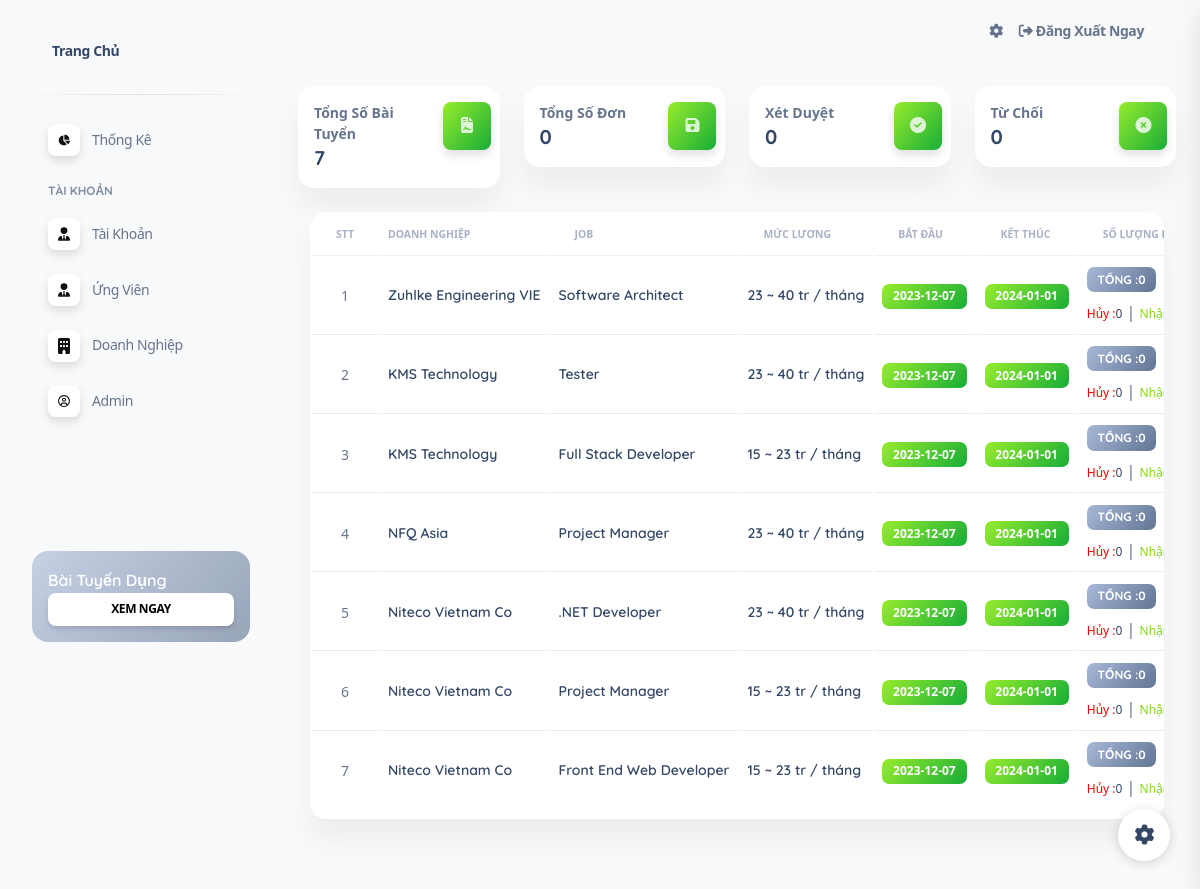
/index.php?act=listrecr (signed in), run on the app's committed database.
### tables this page shows
CREATE TABLE `recr` (
  `id` int(10) NOT NULL,
  `idcorp` int(10) NOT NULL,
  `job` varchar(255) NOT NULL,
  `exp` varchar(255) NOT NULL,
  `level` varchar(255) NOT NULL,
  `salary` varchar(255) NOT NULL,
  `progLang` varchar(255) NOT NULL,
  `type` varchar(255) NOT NULL,
  `description` text NOT NULL,
  `start` date NOT NULL,
  `end` date NOT NULL,
  `request` text NOT NULL
);

CREATE TABLE `user` (
  `id` int(10) NOT NULL,
  `username` varchar(255) NOT NULL,
  `pass` varchar(255) NOT NULL,
  `name` varchar(255) NOT NULL,
  `email` varchar(255) NOT NULL,
  `phone` varchar(13) NOT NULL,
  `address` varchar(255) NOT NULL,
  `role` int(2) NOT NULL
);

### index.php (called while the page is built)
<?php
include 'controller/controller.php';

### model/pdo.php (called while the page is built, shortened)
<?php
function pdo_get_connection(){
    $servername = "localhost";
    $username = "root";
    $password = "";
    try {
        $conn = new PDO("mysql:host=$servername;dbname=duan1", $username, $password);
        $conn->setAttribute(PDO::ATTR_ERRMODE, PDO::ERRMODE_EXCEPTION);
        return $conn;
    } catch(PDOException $e) {
        echo "Connection failed: " . $e->getMessage();
    }
}
function pdo_query($sql){
    $sql_args=array_slice(func_get_args(),1);
    try{
        $conn=pdo_get_connection();
        $stmt=$conn->prepare($sql);
        $stmt->execute($sql_args);
        $rows=$stmt->fetchAll();
        return $rows;
    }
    catch(PDOException $e){
        throw $e;
    }
    finally{
        unset($conn);
    }
}
function pdo_query_one($sql){
    $sql_args=array_slice(func_get_args(),1);
    try{
        $conn=pdo_get_connection();
        $stmt=$conn->prepare($sql);
        $stmt->execute($sql_args);
        $row=$stmt->fetch(PDO::FETCH_ASSOC);
        return $row;
    }
    catch(PDOException $e){
        throw $e;
    }
    finally{
        unset($conn);
    }
}

### model/admin.php (called while the page is built, shortened)
<?php
function list_recr($id, $name, $job, $salary, $start, $end)
{
    $sql = "SELECT recr.*, user.id AS userId, user.name AS userName, user.role, corp.iduser
            FROM recr
            INNER JOIN corp ON recr.idcorp = corp.id
            INNER JOIN user ON corp.iduser = user.id
            WHERE 1 ";
    $sql .= $id !== '' ? " AND recr.id LIKE '%" . $id . "%' " : "";
    $sql .= $name !== '' ? " AND user.name LIKE '%" . $name . "%' " : "";
    $sql .= $job !== '' ? " AND recr.job LIKE '%" . $job . "%' " : "";
    $sql .= $salary !== '' ? " AND recr.salary LIKE '%" . $salary . "%' " : "";
    $sql .= $start !== '' ? " AND recr.start LIKE '%" . $start . "%' " : "";
    $sql .= $end !== '' ? " AND recr.end LIKE '%" . $end . "%' " : "";
    $sql .= " ORDER BY recr.id DESC";
    return pdo_query($sql);
}
function countRecr()
{
    $sql = "SELECT COUNT(id) as total FROM recr";
    $result = pdo_query_one($sql);
    return $result['total'];
}
function countIn4()
{
    $sql = "SELECT COUNT(id) as total FROM info";
    $result = pdo_query_one($sql);
    return $result['total'];
}
function countInfo($idrec)
{
    $sql = "SELECT COUNT(*) as count FROM info WHERE idrec = ?";
    return pdo_query_one($sql, $idrec)['count'];
}
function countstatus($idrec, $status)
{
    $sql = "SELECT COUNT(*) as countstatus FROM info WHERE idrec = ? AND status = ?";
    $result = pdo_query_one($sql, $idrec, $status);
    return $result['countstatus'];
}
function status( $status)
{
    $sql = "SELECT COUNT(*) as countstatus FROM info WHERE status = ?";
    $result = pdo_query_one($sql, $status);
    return $result['countstatus'];
}

### view/admin/listRecr.php (the view, shortened to what this page needs)
<div class="container-fluid py-4">
    <div class="row">
        <div class="col-xl-3 col-sm-6 mb-xl-0 mb-4">
            <div class="card">
                <div class="card-body p-3">
                    <div class="row">
                        <div class="col-8">
                            <div class="numbers">
                                <p class="text-sm mb-0 text-capitalize font-weight-bold">Tổng số bài tuyển</p>
                                <h5 class="font-weight-bolder mb-0">
                                    <?= $totalRecr ?>
                                </h5>
                            </div>
                        </div>
                        <div class="col-4 text-end">
                            <div class="icon icon-shape bg-gradient-success shadow text-center border-radius-md">
                                <i class="fa-solid fa-file-contract" aria-hidden="true"></i>
                            </div>
                        </div>
                    </div>
                </div>
            </div>
        </div>
        <div class="col-xl-3 col-sm-6 mb-xl-0 mb-4">
            <div class="card">
                <div class="card-body p-3">
                    <div class="row">
                        <div class="col-8">
                            <div class="numbers">
                                <p class="text-sm mb-0 text-capitalize font-weight-bold">Tổng số đơn</p>
                                <h5 class="font-weight-bolder mb-0">
                                    <?= $info ?>
                                </h5>
                            </div>
                        </div>
                        <div class="col-4 text-end">
                            <div class="icon icon-shape bg-gradient-success shadow text-center border-radius-md">
                                <i class="fa-solid fa-floppy-disk" aria-hidden="true"></i>
                            </div>
                        </div>
                    </div>
                </div>
            </div>
        </div>
        <div class="col-xl-3 col-sm-6 mb-xl-0 mb-4">
            <div class="card">
                <div class="card-body p-3">
                    <div class="row">
                        <div class="col-8">
                            <div class="numbers">
                                <p class="text-sm mb-0 text-capitalize font-weight-bold">Xét Duyệt</p>
                                <h5 class="font-weight-bolder mb-0">
                                    <?= $approved ?>
                                </h5>
                            </div>
                        </div>
                        <div class="col-4 text-end">
                            <div class="icon icon-shape bg-gradient-success shadow text-center border-radius-md">
                                <i class="fa-solid fa-circle-check" aria-hidden="true"></i>
                            </div>
                        </div>
                    </div>
                </div>
            </div>
        </div>
        <div class="col-xl-3 col-sm-6 mb-xl-0 mb-4">
            <div class="card">
                <div class="card-body p-3">
                    <div class="row">
                        <div class="col-8">
                            <div class="numbers">
                                <p class="text-sm mb-0 text-capitalize font-weight-bold">Từ Chối</p>
                                <h5 class="font-weight-bolder mb-0">
                                    <?= $rejected ?>
                                </h5>
                            </div>
                        </div>
                        <div class="col-4 text-end">
                            <div class="icon icon-shape bg-gradient-success shadow text-center border-radius-md">
                                <i class="fa-solid fa-circle-xmark" aria-hidden="true"></i>
                            </div>
                        </div>
                    </div>
                </div>
            </div>
        </div>
        <div class="container-fluid py-4">
            <div class="row">
                <div class="col-12">
                    <div class="card mb-4">
                        <div class="card-body px-0 pt-0 pb-2">
                            <div class="table-responsive p-0">
                                <table class="table align-items-center mb-0" id="myTable">
                                    <thead>
                                        <tr>
                                            <th class="text-uppercase text-secondary text-xxs font-weight-bolder opacity-7 ">STT</th>
                                            <th class="text-uppercase text-secondary text-xxs font-weight-bolder opacity-7 ps-2">Doanh Nghiệp</th>
                                            <th class="text-left text-uppercase text-secondary text-xxs font-weight-bolder opacity-7">JOB</th>
                                            <th class="text-left text-uppercase text-secondary text-xxs font-weight-bolder opacity-7">Mức Lương</th>
                                            <th class="text-left text-uppercase text-secondary text-xxs font-weight-bolder opacity-7">Bắt Đầu</th>
                                            <th class="text-left text-uppercase text-secondary text-xxs font-weight-bolder opacity-7">Kết Thúc</th>
                                            <th class="text-left text-uppercase text-secondary text-xxs font-weight-bolder opacity-7">Số Lượng Đơn</th>
                                        </tr>
                                    </thead>
                                    <tbody>
                                        <?php foreach ($listrecr as $recr) :
                                            $idrec = $recr['id'];
                                            $infoCount = countInfo($idrec);
                                            $approved = countstatus($idrec, 'Đã xét duyệt');
                                            $rejected = countstatus($idrec, 'Từ chối');
                                        ?>
                                            <tr>
                                                <td class="align-middle text-center text-sm"></td>
                                                <td>
                                                    <h6 class="mb-0 text-sm"><?= $recr['userName'] ?></h6>
                                                </td>
                                                <td class="align-middle text-left text-sm">
                                                    <h6 class="mb-0 text-sm"><?= $recr['job'] ?></h6>
                                                </td>
                                                <td class="align-middle text-left text-sm">
                                                    <h6 class="mb-0 text-sm"><?= $recr['salary'] ?></h6>
                                                </td>
                                                <td class="align-middle text-left">
                                                    <span class="badge badge-sm bg-gradient-success"><?= $recr['start'] ?></span>
                                                </td>
                                                <td class="align-middle text-left">
                                                    <span class="badge badge-sm bg-gradient-success"><?= $recr['end'] ?></span>
                                                </td>
                                                <td class="align-middle text-left">
                                                    <h6 class="badge badge-sm bg-gradient-secondary">Tổng :<?= $infoCount ?></h6><br>
                                                    <span class="text-xs text-danger text-secondary mb-0">Hủy :</span><span class="text-xs text-dark text-secondary mb-0"><?= $rejected ?></span> |
                                                    <span class="text-xs text-success text-secondary mb-0">Nhận :</span><span class="text-xs text-dark text-secondary mb-0"><?= $approved ?></span>
                                                </td>
                                            </tr>
                                        <?php endforeach; ?>
                                    </tbody>
                                </table>
                            </div>
                        </div>
                    </div>
                </div>
            </div>
        </div>
    </div>
</div>
</main>

### assets/css/meanmenu.css (style rules this page uses)
body { font-family:oswald,sans-serif;padding:0;margin:0;font-size:15px;background-color:#f1f1f1 }

### assets/css/responsive.css (style rules this page uses)
:root { --main: rgba(0,0,0,0.9); --secondary: rgba(78,205,196,1); --secondary-child: rgba(78,205,196,0.5); --font: rgba(0,0,0,0.9); }

### assets/css/nucleo-svg.css (style rules this page uses)
.icon { display: inline-block; color: #111111; height: 1em; width: 1em; }
.icon { fill: currentColor; stroke: none; }

### data on the page
recr: user.name "Zuhlke Engineering VIE", job "Software Architect", salary "23 ~ 40 tr / tháng", start "2023-12-07", end "2024-01-01", infoCount "0", rejected "0"
recr: user.name "KMS Technology", job "Tester", salary "23 ~ 40 tr / tháng", start "2023-12-07", end "2024-01-01", infoCount "0", rejected "0"
recr: user.name "KMS Technology", job "Full Stack Developer", salary "15 ~ 23 tr / tháng", start "2023-12-07", end "2024-01-01", infoCount "0", rejected "0"
recr: user.name "NFQ Asia", job "Project Manager", salary "23 ~ 40 tr / tháng", start "2023-12-07", end "2024-01-01", infoCount "0", rejected "0"
recr: user.name "Niteco Vietnam Co", job ".NET Developer", salary "23 ~ 40 tr / tháng", start "2023-12-07", end "2024-01-01", infoCount "0", rejected "0"
recr: user.name "Niteco Vietnam Co", job "Project Manager", salary "15 ~ 23 tr / tháng", start "2023-12-07", end "2024-01-01", infoCount "0", rejected "0"
recr: user.name "Niteco Vietnam Co", job "Front End Web Developer", salary "15 ~ 23 tr / tháng", start "2023-12-07", end "2024-01-01", infoCount "0", rejected "0"

### other printed values
$totalRecr "7"
$info "0"
$approved "0"
$rejected "0"
